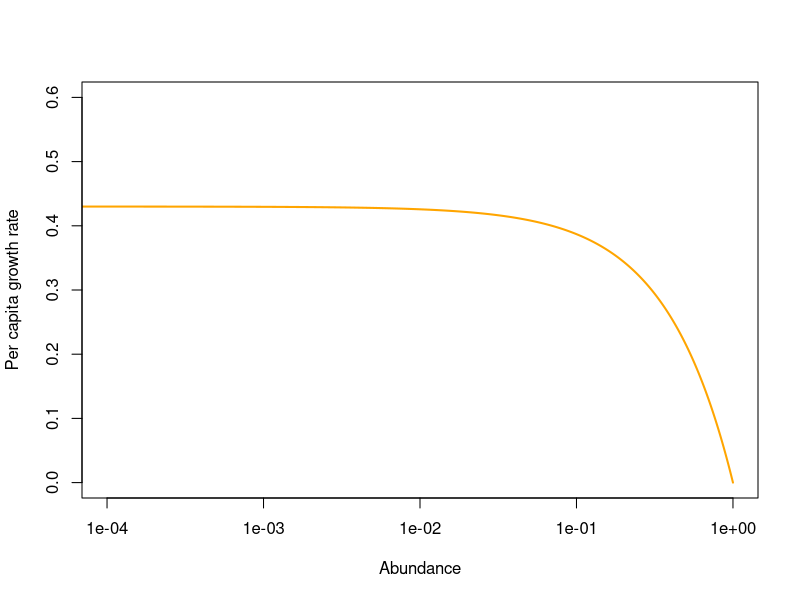

Source code (R): (Note: this script raises an error after producing the figure.)
#This code generates Fig. 3C
#The plot shows the per capita growth rate of each species as a function of its normalized abundance.

# Values of the maximum growth rates for species F and S
Rf <- 0.54
Rs <- 0.43
#Create the x axis (for the range and precision of the numerical data)
x0 = seq(0.0,1.0, by=0.00001)
# the slow grower is subject to logistic growth
y_e = Rs*(1-x0) #y_e is the per capita growth rate of species S

#plot the per capita growth rate of S
plot (x0, y_e, xlab='Abundance', ylab='Per capita growth rate', col = 'orange', type='l', lwd = 2, xlim=c(0.0001,1.0), ylim=c(0,0.6), log='x')
#intensity of the Allee effect on species F
A= 0.0001
#plot the per capita growth rate of F
lines (x0, (Rff*x0*(1-x0)/(A+x0)), col = 'chartreuse4', lwd = 1.5)

#export the plot
pdf('F_3C.pdf', width=4.5, height=4.5)
  #plot the per capita growth rate of S
  plot (x0, y_e, xlab='Abundance', ylab='Per capita growth rate', col = 'orange', type='l', lwd = 2, xlim=c(0.0001,1.0), ylim=c(0,0.6), log='x')
  #intensity of the Allee effect on species F
  A= 0.0001
  #plot the per capita growth rate of F
  lines (x0, (Rff*x0*(1-x0)/(A+x0)), col = 'chartreuse4', lwd = 1.5)
dev.off()
